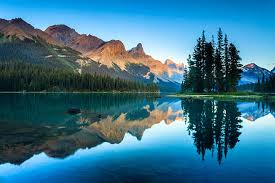
#> input picture 1.jpg, 275 x 183 px, found by its file name
$ python Addition_of_image.py
#> lines starting #> are read from the running program, lines starting #| are printed output that depends on the picture
import cv2
image1 = cv2.imread('1.jpg')
#> image1 is the input picture: shape (183, 275, 3); mean B, G, R 137.3, 112.9, 55.9
image2 = cv2.imread('new_image.jpg')
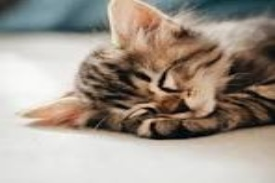
#> input picture new_image.jpg, 275 x 183 px, found by its file name
#> image2 is the input picture: shape (183, 275, 3); mean B, G, R 141.1, 151.8, 162.5
'''
Parameters:
image1 → first image
0.5 → first image ka weight (50%)
image2 → second image
0.4 → second image ka weight (40%)
0 → gamma (brightness adjust, normally 0)

Result = (image1 * alpha) + (image2 * beta) + gamma

'''
weightedSum = cv2.addWeighted(image1 , 0.5 , image2 , 0.4 , 0)
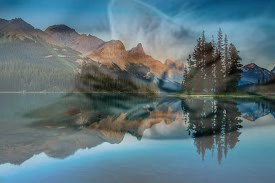
#> weightedSum: shape (183, 275, 3); mean B, G, R 125.1, 117.2, 92.9
cv2.imshow('original Image 1', image1)
cv2.imshow('original Image 2', image2)
cv2.imshow('Weighted Image', weightedSum)
cv2.waitKey(0)
cv2.destroyAllWindows()

if cv2.waitKey(1) & 0xff == ord('q'):
#> (key q is pressed here)
    print('Quitting...')
    cv2.destroyAllWindows()
